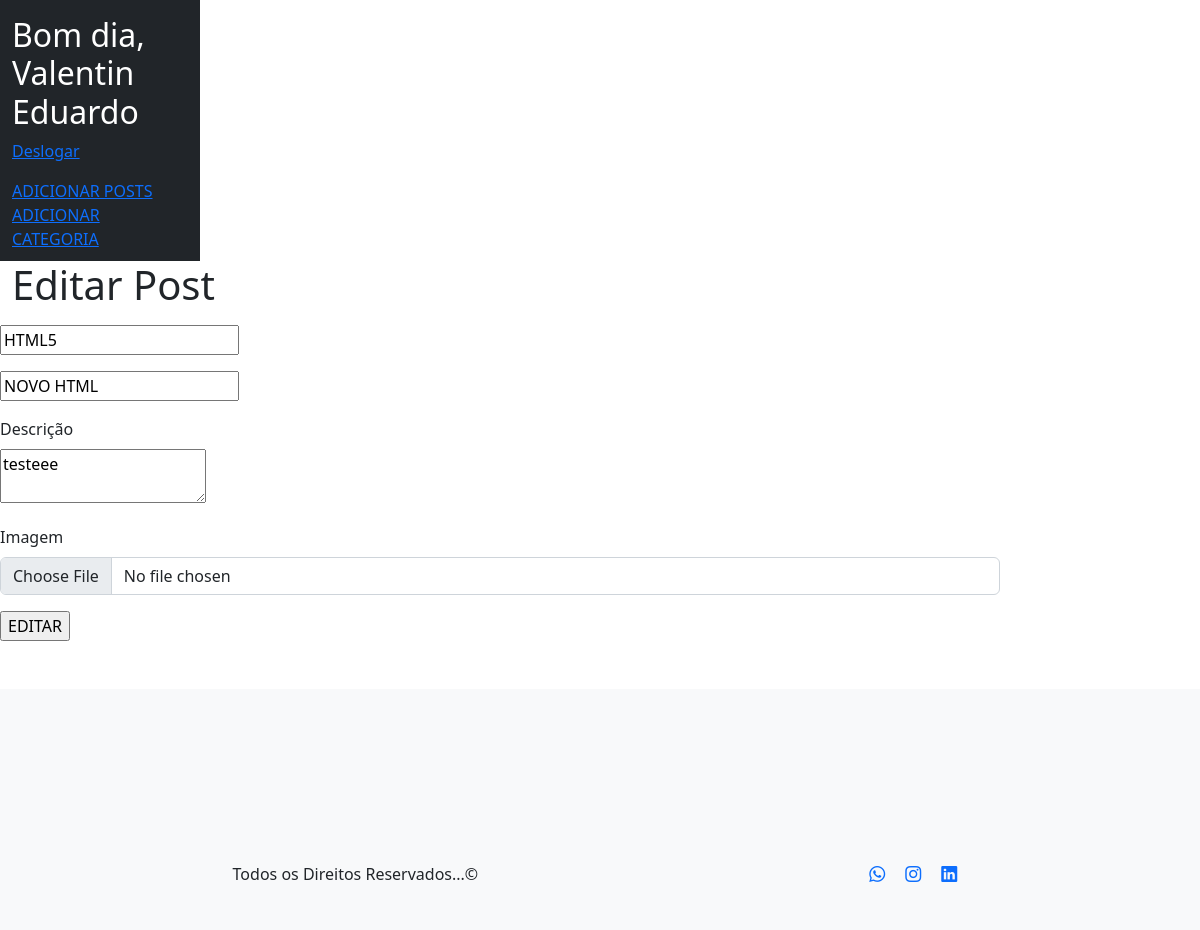
/Projeto_BLOG-main/admin/editar.php?id=11 (signed in), run on the app's committed database.
### tables this page shows
CREATE TABLE `post` (
  `id` int(11) NOT NULL,
  `idCategory` int(11) NOT NULL,
  `title` varchar(30) NOT NULL,
  `category` varchar(30) NOT NULL,
  `description` mediumtext DEFAULT NULL,
  `data` date DEFAULT NULL,
  `image` varchar(150) NOT NULL,
  `news` longtext NOT NULL
);

### Projeto_BLOG-main/admin/editar.php (the view, shortened to what this page needs)
<?php
include_once('../config/connection.php');
$id = $_GET['id'];
$stmt = $conectar->prepare('SELECT id, title,description, image, news FROM post WHERE id = :id');
$stmt->execute(array('id' => $id));
$results = $stmt->fetchALL(PDO::FETCH_ASSOC);
include_once('header.php');
?>
<!DOCTYPE html>
<html lang="en">
<head>
</head>
<body>
   <main class="col-md-9 col-lg-10">
            <div class="container">
                <h1 id="main-title">Editar Post</h1>
	</div>
    <form action="editar-fim.php" method="post" enctype="multipart/form-data">
<?php foreach($results as $post): ?>
	<p><input type="text" value="<?= $post["title"] ?>" name="title"></p>
	<div class="mb-3">
    <div class="mb-3">
         <p><input type="text" value="<?= $post["description"] ?>" name="description"></p>
    </div>
    <div class="mb-3">
        <div>
          <label for="news" class="form-label">Descrição</label>
        </div>
<textarea name="news" id="mytextarea" method="post">
<?= $post["news"] ?>
</textarea>
   </div>
	<div class="mb-3">
                  <label for="image" class="form-label">Imagem</label>
                  <input type="file" class="form-control" id="image"  placeholder="Insira uma Imagem" name="image" required>
                </div>
<?php endforeach; ?>
	<input type="submit" value="EDITAR">
</form>
</main>
</body>
</html>
<?php
include "footer.php";
?>

### data on the page
post: title "HTML5", description "NOVO HTML", news "testeee"

### other printed values
$_SESSION['nome'] "Valentin Eduardo"
